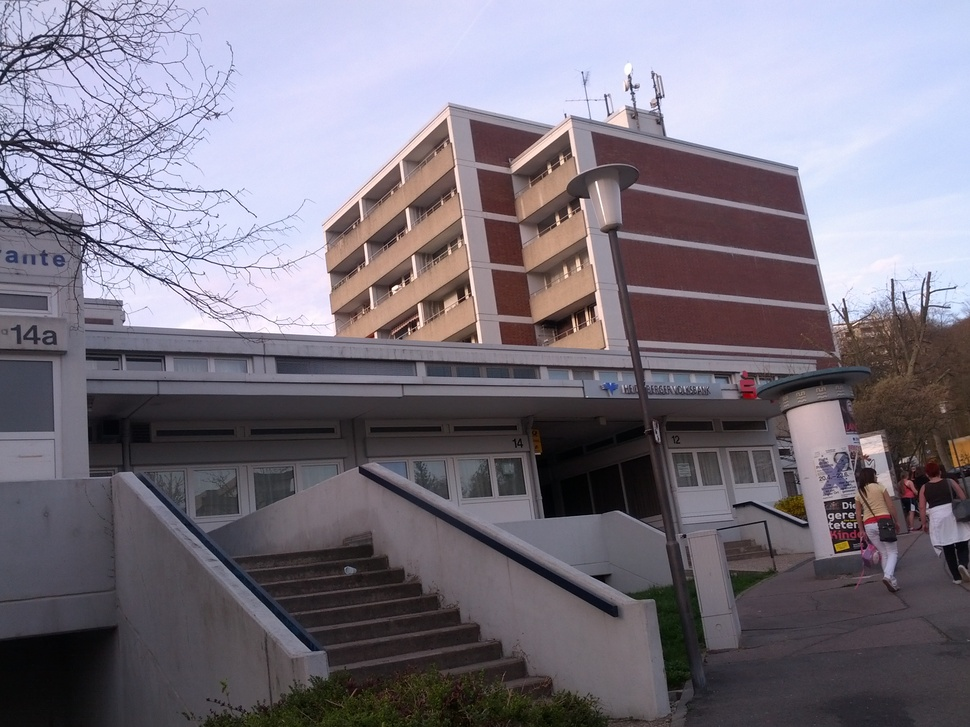
#> input picture 04Building Machine Learning System with Python/ch10Computer Vision/SimpleImageDataset/building02.jpg, 970 x 727 px, shrunk from 2592 x 1944 before the run; its folder holds only this picture in this run
$ python i7neighbors.py   (older library calls are emulated)
#> lines starting #> are read from the running program, lines starting #| are printed output that depends on the picture
import numpy as np
import mahotas as mh
from glob import glob
from i4features import texture, chist
from matplotlib import pyplot as plt
from sklearn.preprocessing import StandardScaler
from scipy.spatial import distance

basedir = 'SimpleImageDataset/'


haralicks = []
chists = []

print('Computing features...')
# Use glob to get all the images
images = glob('{}/*.jpg'.format(basedir))
# We sort the images to ensure that they are always processed in the same order
# Otherwise, this would introduce some variation just based on the random
# ordering that the filesystem uses
images.sort()

for fname in images:
    imc = mh.imread(fname)
#> imc is the input picture: shape (727, 970, 3); mean R, G, B 122.3, 116.6, 128.6
    imc = imc[200:-200,200:-200]
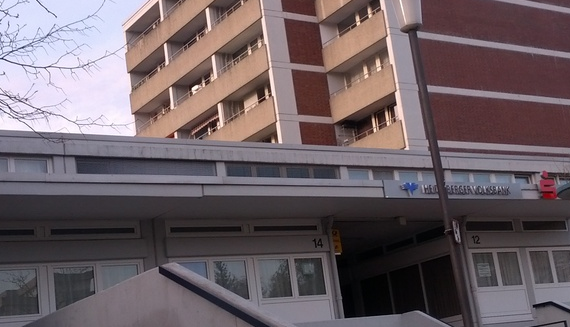
#> imc: shape (327, 570, 3); mean R, G, B 108.3, 95.6, 100.6
#> (the run stopped early here; a loop or call above may not have finished)

$ run again, on 04Building Machine Learning System with Python/ch10Computer Vision/SimpleImageDataset/scene04.jpg
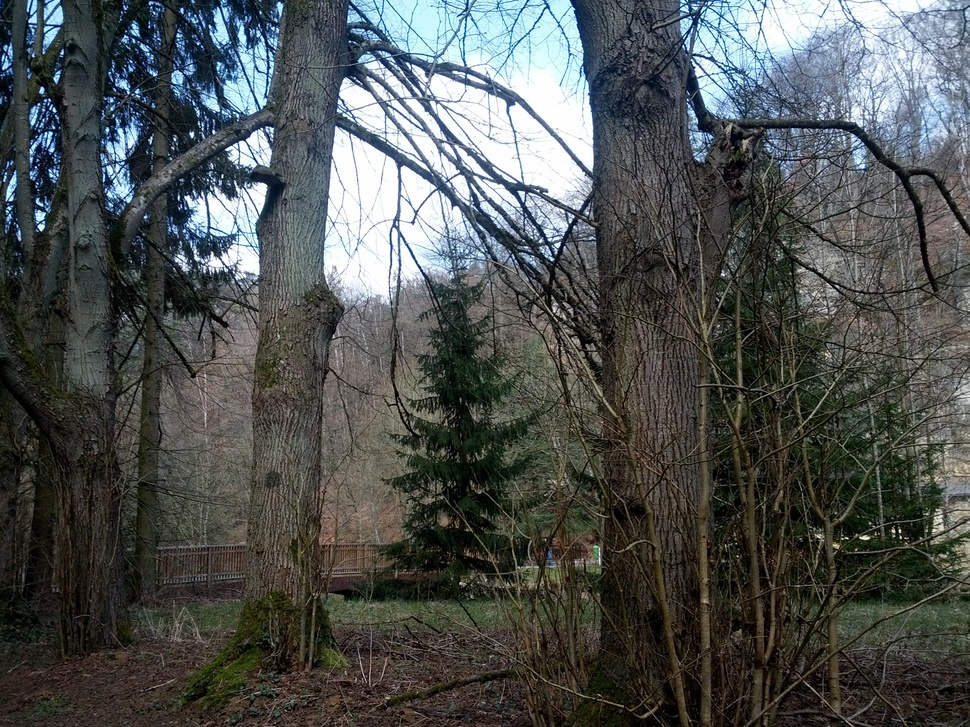
#> input picture 04Building Machine Learning System with Python/ch10Computer Vision/SimpleImageDataset/scene04.jpg, 970 x 727 px, shrunk from 2592 x 1944 before the run
#> imc is the input picture: shape (727, 970, 3); mean R, G, B 78.4, 82.3, 80.9
#> `imc = imc[200:-200,200:-200]`:
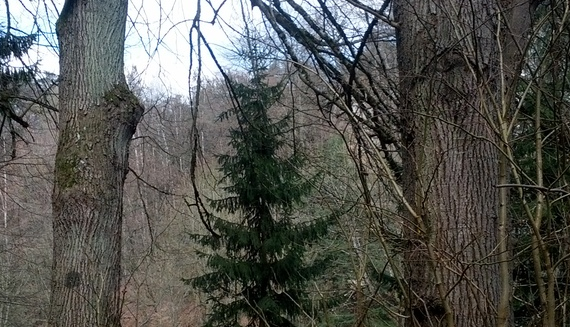
#> imc: shape (327, 570, 3); mean R, G, B 84.1, 84.9, 80.1

$ run again, on 04Building Machine Learning System with Python/ch10Computer Vision/SimpleImageDataset/scene05.jpg
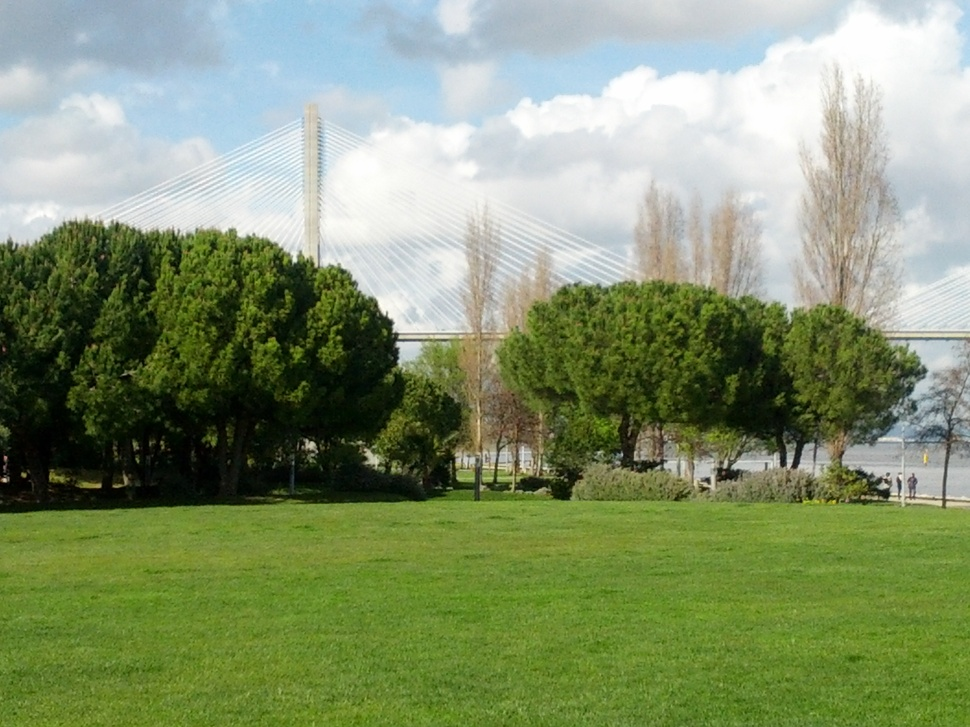
#> input picture 04Building Machine Learning System with Python/ch10Computer Vision/SimpleImageDataset/scene05.jpg, 970 x 727 px, shrunk from 2592 x 1944 before the run
#> imc is the input picture: shape (727, 970, 3); mean R, G, B 132, 147.4, 110.9
#> `imc = imc[200:-200,200:-200]`:
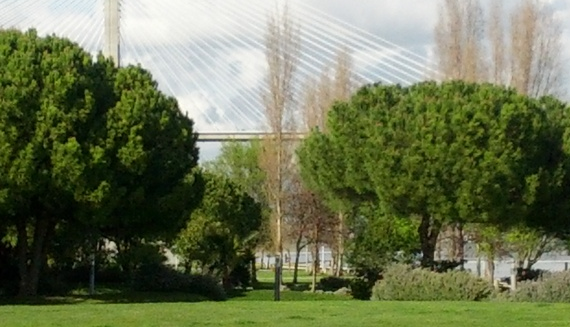
#> imc: shape (327, 570, 3); mean R, G, B 107.1, 115.1, 81.8

$ run again, on 04Building Machine Learning System with Python/ch10Computer Vision/SimpleImageDataset/building03.jpg
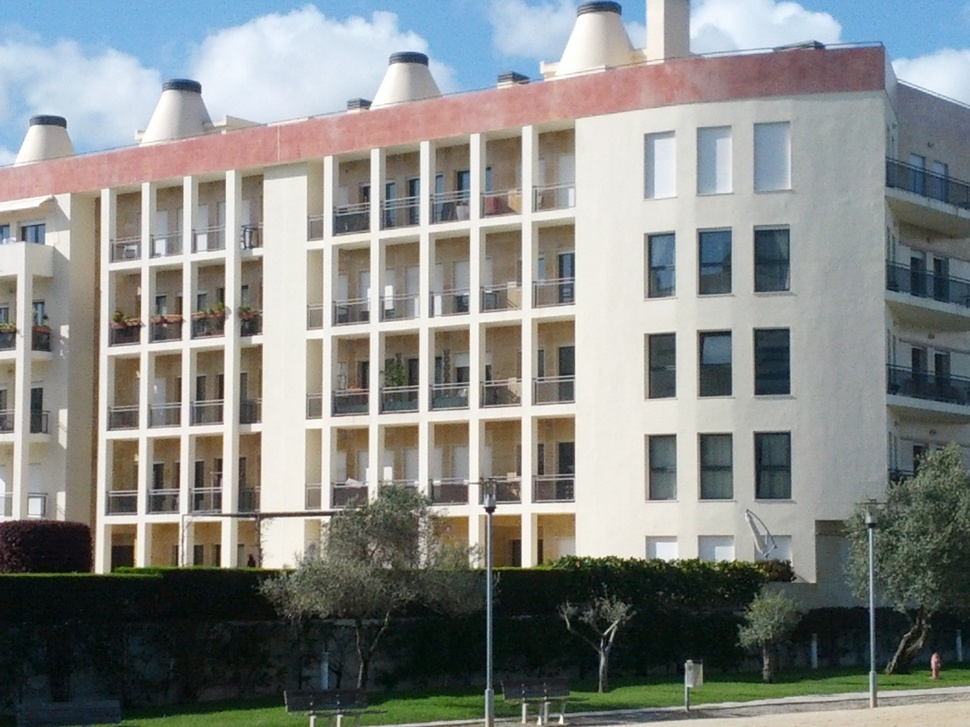
#> input picture 04Building Machine Learning System with Python/ch10Computer Vision/SimpleImageDataset/building03.jpg, 970 x 727 px, shrunk from 2592 x 1944 before the run
#> imc is the input picture: shape (727, 970, 3); mean R, G, B 133.8, 136.5, 133.7
#> `imc = imc[200:-200,200:-200]`:
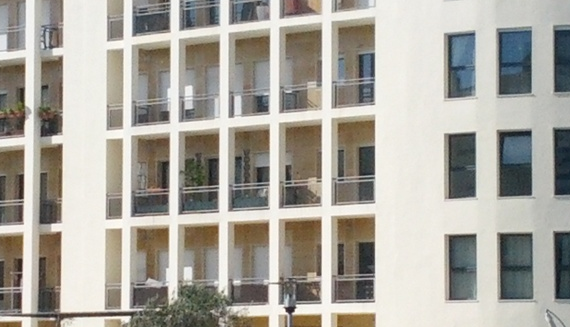
#> imc: shape (327, 570, 3); mean R, G, B 170, 166.6, 158.6
